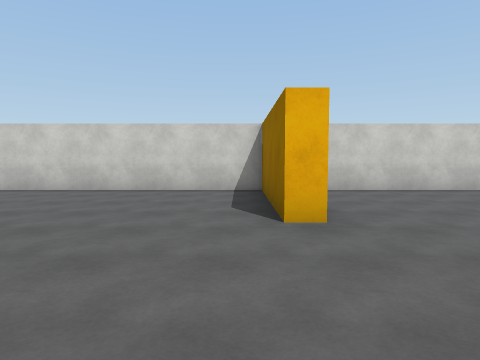
[1] (above)

21 first-person views from a walk through a Unity game level. The camera is 1.5 m above the floor, tilts 4° down and sees 75° across. The floor is counted in squares, 2 m on a side. Each view is taken from the middle of a square. On the plan, view 1 faces up. The plan holds only what a view shows up to about 10 squares ahead; the rest is blank. The place goes on beyond the plan. The player character is not drawn. Surface patterns are stand-ins for the level's own textures.

[2]
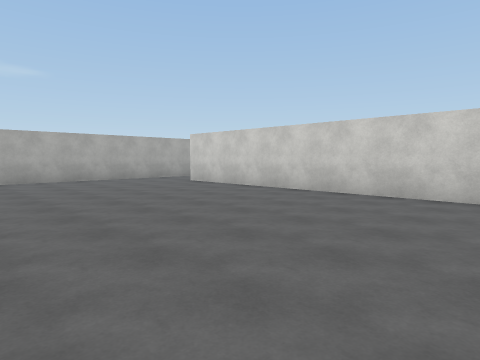

[3]
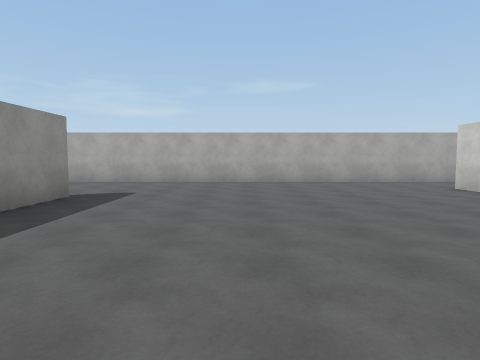

[4]
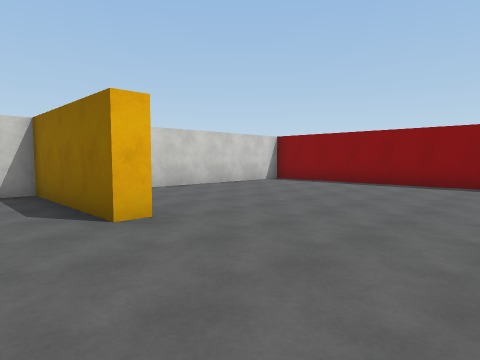

[5]
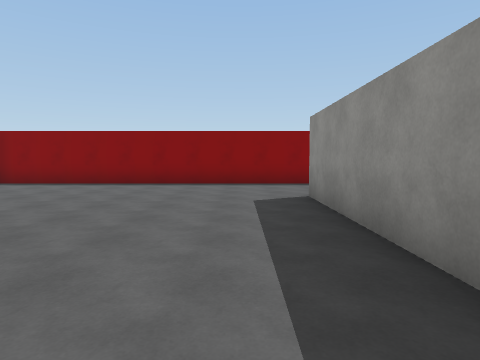

[6]
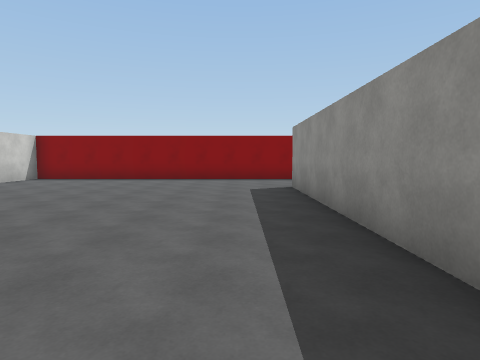

[7]
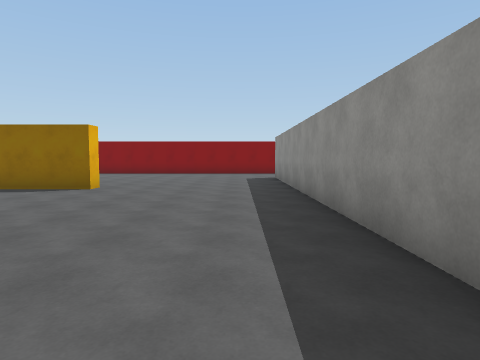

[8]
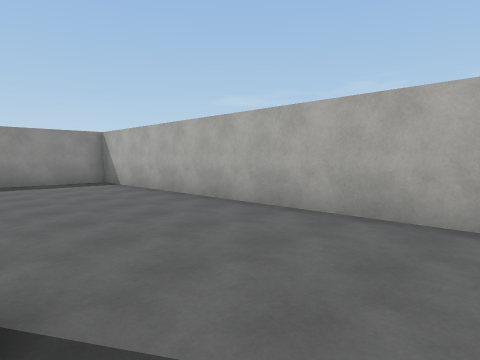

[9]
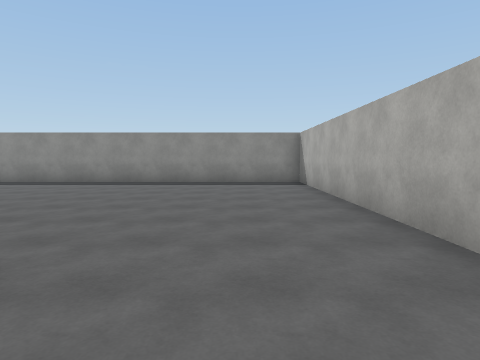

[10]
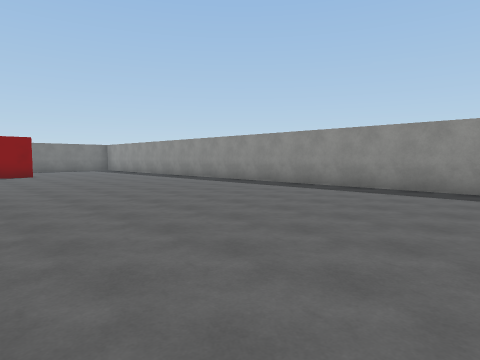

[11]
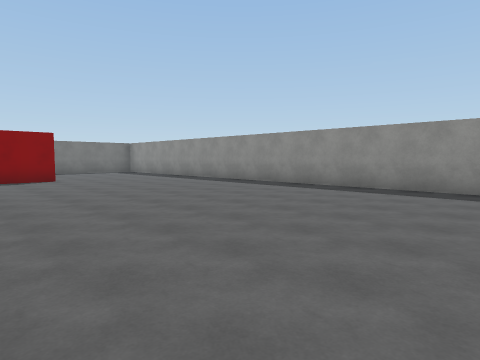

[12]
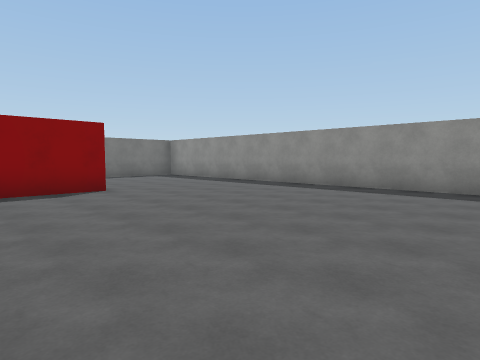

[13]
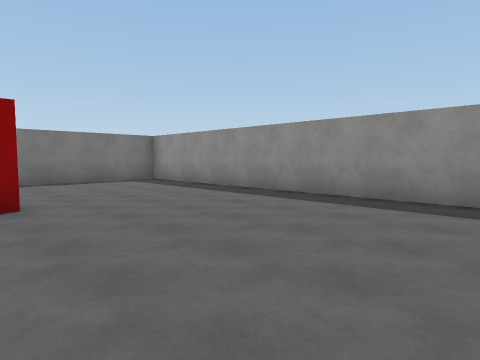

[14]
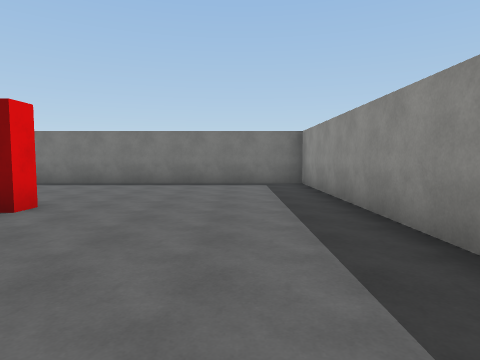

[15]
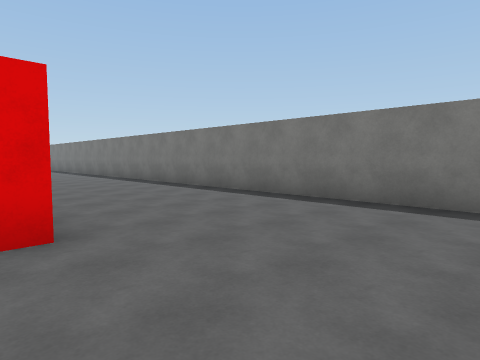

[16]
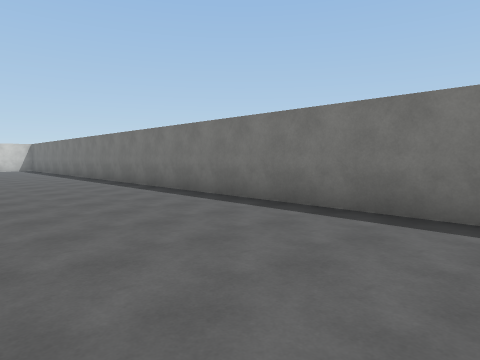

[17]
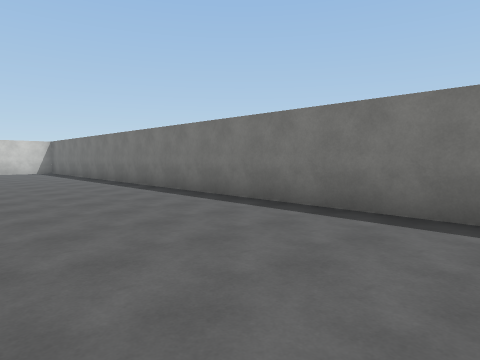

[18]
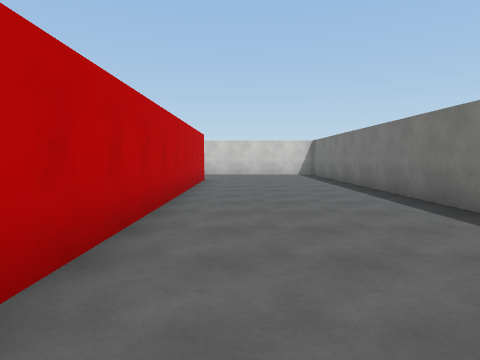

[19]
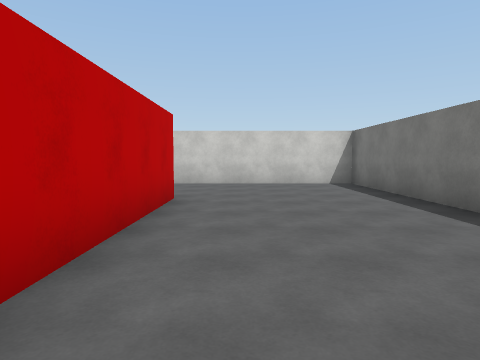

[20]
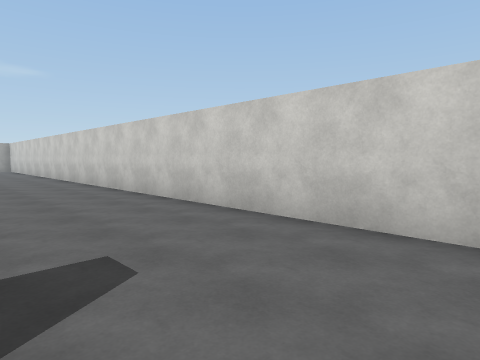

[21]
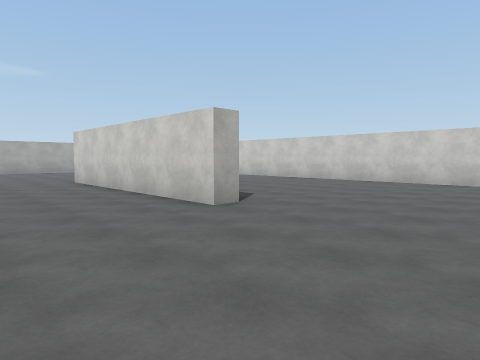

### Floor plan
Points are (right, up) in squares from view 1. A wall is a line through its corners. A room is listed if a view was taken in it or the views show most of it. See-through windows are left out.
Room 1 (views 1, 2, 3, 4, 5, 6, 7, 8, 9)
walls: (1.1, 3.6) (0.5, 3.6) (0.5, 7.3) (-8.8, 7.3); (-7.1, -1.4) (5.2, -1.4); (-10.9, 7.4) (-10.9, -2.5); (7.1, 7.3) (2, 7.3); (8.3, -0.4) (8.3, 7.1)
ways out: opening at (-9.5, 8) to room 2; opening at (-9, -2.7) to room 2; opening at (6.5, -1) to room 2
Room 2 (views 10, 11, 12, 13, 14, 15, 16, 17, 18, 19, 20, 21)
walls: (3.2, 12.9) (3.2, 12.2) (-3.5, 12.2); (8.8, 15.9) (8.8, 6.5); (-10.9, 8.9) (-10.9, 7.4); (8.9, -4.9) (8.3, -4.9) (8.3, -0.4); (-10.9, -2.5) (-10.9, -9.9) (13.3, -9.9) (13.3, 19.2) (-1, 19.2)
ways out: opening at (-9.5, 8) to room 1; opening at (-9, -2.7) to room 1; opening at (6.5, -1) to room 1

Positions as (right, up) in squares from view 1, and headings:
1: (0, 0), facing up
2: (0, 1), facing up-left
3: (-1, 2), facing left
4: (-1, 0), facing up-right
5: (-1, 0), facing right
6: (-3, 0), facing right
7: (-7, 0), facing right
8: (-7, 0), facing down-left
9: (-9, 0), facing down
10: (-6, -2), facing down-right
11: (-3, -2), facing down-right
12: (1, -2), facing down-right
13: (3, -4), facing down-right
14: (4, -8), facing right
15: (8, -8), facing up-right
16: (9, -2), facing up-right
17: (9, 2), facing up-right
18: (10, 5), facing up
19: (10, 10), facing up
20: (10, 16), facing up-left
21: (7, 9), facing up-left
